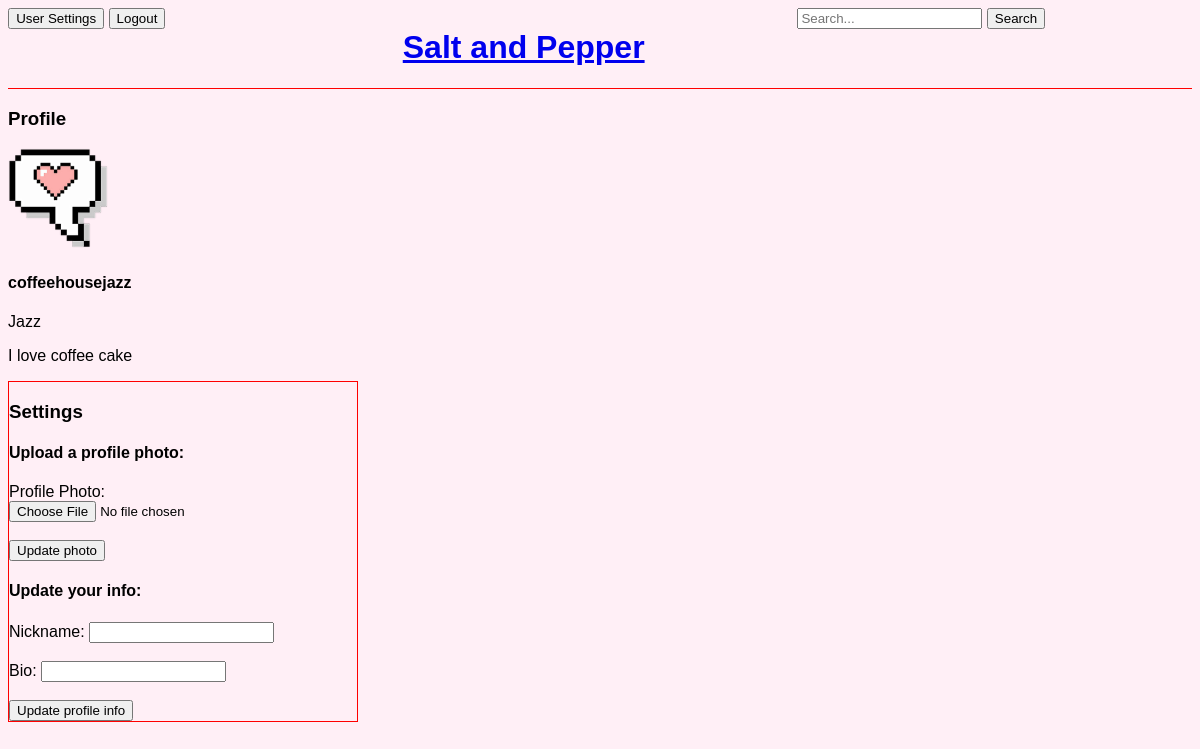
Page /settings.php (signed in) on the committed database.
### tables this page shows
CREATE TABLE `user` (
  `username` varchar(100) NOT NULL,
  `email` varchar(500) NOT NULL,
  `password` varchar(100) NOT NULL,
  `isAdmin` int(1) DEFAULT NULL,
  `profileImage` blob DEFAULT NULL,
  `nickname` varchar(100) DEFAULT NULL,
  `bio` text DEFAULT NULL
);

### settings.php (the view, shortened to what this page needs)
<?php
$mysqli =  require __DIR__ . '/database.php';
$username = $_SESSION['username'];
$sql = "SELECT * FROM user WHERE username = '$username'";
$result = $mysqli->query($sql);
$user = $result->fetch_assoc();
?>
<!DOCTYPE html>
<html>
<head>
    <link rel="stylesheet" href="css/styles.css">
</head>
<body>
<div class="row">
  <div class="column">
        <form action="" method="get">
        <input type="text" placeholder="Search..." name="search" value="<?php echo $search ?>">
            <button type="submit">Search</button>
        </form>
  </div>
  <div class="column">
    <h1><a href="user_home.php">Salt and Pepper</a></h1>
  </div>
  <div class="column">
            <a href="settings.php">
                            <button type="button" class="btn btn-outline-secondary btn-sm px-4">
                                User Settings
                            </button></a>
            <a href="logout.php">
                            <button type="button" class="btn btn-outline-secondary btn-sm px-4">
                                Logout
                            </button></a>
  </div>
</div>
    <div class="container">
        <main>
            <div>
            <h3>Profile</h3>
            <?php if ($user['profileImage'] != null) { ?>
            <img src="<?php echo $user['profileImage']; ?>" alt="User Image" class="rounded-circle"
                            width="100" height="100">
            <?php } else { ?>
            <img src="./img/defaultpfp.png" alt="User Image" class="rounded-circle" width="100"
                            height="100">
            <?php } ?>
            <h4><?php echo $user['username']; ?> </h4>
            <p><?php echo $user['nickname']; ?> </p>
            <p><?php echo $user['bio']; ?> </p>
            </div>
        <div>
        <div class="comments">
            <h3>Settings</h3>
            <form action="update_pfp.php" method="post" enctype="multipart/form-data">
                <h4> Upload a profile photo: </h4>
                <label for="profile-photo">Profile Photo:</label>
                <input type="file" id="profile-photo" name="profile-photo"><br><br>
                <input type="submit" name="submit" value="Update photo">
            </form>
            <form action="update_profile.php" method="post" enctype="multipart/form-data">
                <h4> Update your info: </h4>
                <label for="nickname">Nickname:</label>
                <input type="text" id="nickname" name="nickname"><br><br>
                <label for="bio">Bio:</label>
                <input type="text" id="bio" name="bio"><br><br>
                <input type="submit" name="submit" value="Update profile info">
            </form>
            </div>
        </div>
        </main>
    </div>
</body>
</html>

### css/styles.css (style rules this page uses)
body { background-color: #ffeff6; font-family: Century Gothic,CenturyGothic,AppleGothic,sans-serif; }
.column { float: right; width: 33.33%; }
.row:after { content: ""; display: table; clear: both; }
.comments { border: 1px solid red; }
.container { border-top: 1px solid red; display: grid; grid-template-columns: 350px 1fr; gap: 1rem; }

### rows in the picture
user: profileImage (picture), username "coffeehousejazz", nickname "Jazz", bio "I love coffee cake"
